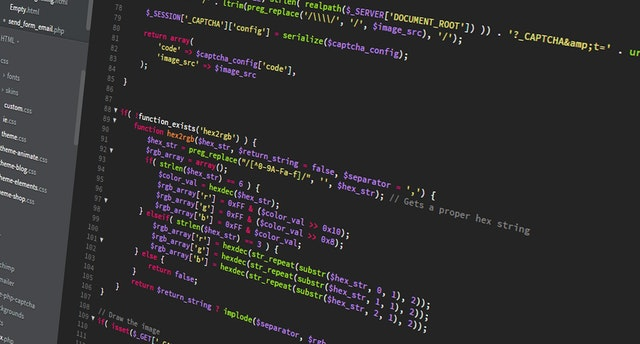
#> input picture img/coding.png, 640 x 344 px
$ jupyter execute 'Lesson 2 - Basic Image Processing.ipynb'   (shell and % lines are left out)
#> lines starting #> are read from the running program, lines starting #| are printed output that depends on the picture; after the words box and inside, x2 and y2 are one past the last pixel; in counts of white or black regions, pixels touching at a corner belong together
[cell 1]
import cv2
import numpy as np
import matplotlib.pyplot as plt

[cell 2]
def show_image(image, cmap = None, fig_size = (10, 10)):
#> called with fig_size = (10, 10)
    fig, ax = plt.subplots(figsize=fig_size)
    ax.imshow(image, cmap = cmap)
    ax.axis('off')
    plt.show()

## 1. Drawing Shapes

[cell 3]
canvas = np.zeros((300, 300, 3), dtype="uint8")
show_image(canvas)

### 1.1 Drawing Lines

[cell 4]
green = (0, 255, 0)
cv2.line(canvas, (0, 0), (300, 300), green, 10)

red = (0, 0, 255)

cv2.line(canvas, (300, 0), (0, 300), red, 3)
show_image(np.flip(canvas, axis=2))

### 1.2 Drawing Rectangles

[cell 5]
cv2.rectangle(canvas, (10, 10), (60, 60), green, 10)
show_image(np.flip(canvas, axis=2))

### 1.3 Drawing Circles

[cell 6]
clone = canvas.copy()
white = (255, 255, 255)
radius = 100
(centerX, centerY) = (canvas.shape[1] // 2, canvas.shape[0] // 2)
#> centerX = 150; centerY = 150
cv2.circle(clone, (centerX, centerY), radius, white, -1)
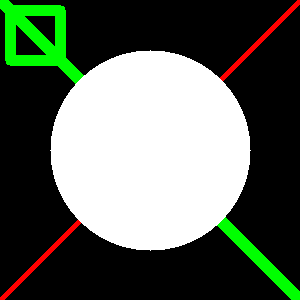
#> clone: shape (300, 300, 3); mean of channels 0, 1, 2 89, 101.6, 92.1; drawn as B, G, R
show_image(clone)

### HOMEWORK: Draw Random shapes

[cell 7]
# TODO: Use a random number generator to draw random number of shapes in various sizes over the canvas
import random

## 2. Masks

### 2.1: Drawing Shape Masks

[cell 8]
image = cv2.imread('../img/coding.png')
#> image is the input picture: shape (344, 640, 3); mean B, G, R 46, 45.3, 46.3
mask = np.zeros(image.shape[:2], dtype="uint8")
cv2.rectangle(mask, (0, 90), (290, 450), 255, -1)
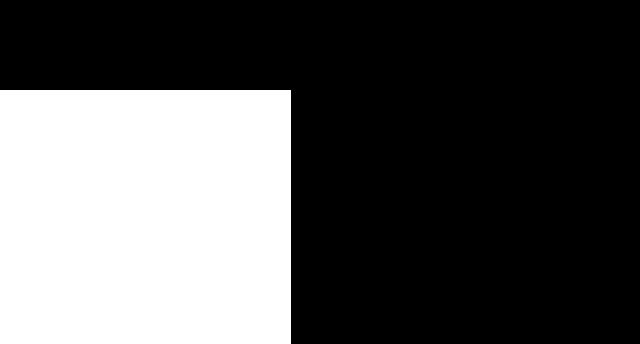
#> mask: shape (344, 640); 33.6% white; 1 white region, box (x1, y1, x2, y2) and area: (0, 90, 291, 344) 73914

masked = cv2.bitwise_and(image, image, mask=mask)
show_image(masked)

### 2.2: Extracting Objects from Images

[cell 9]
mask = np.zeros(image.shape[:2], dtype="uint8")
cv2.circle(mask, (145, 200), 100, 255, -1)
#> mask: shape (344, 640); 14.3% white; 1 white region, box (x1, y1, x2, y2) and area: (45, 100, 246, 301) 31417
masked = cv2.bitwise_and(image, image, mask=mask)
show_image(masked)

### EXERCISE: Crop Out a muffin from this image using a rectangular mask

[cell 10]
image = np.flip(cv2.imread('../img/dog_muffin.jpg'), axis=2)
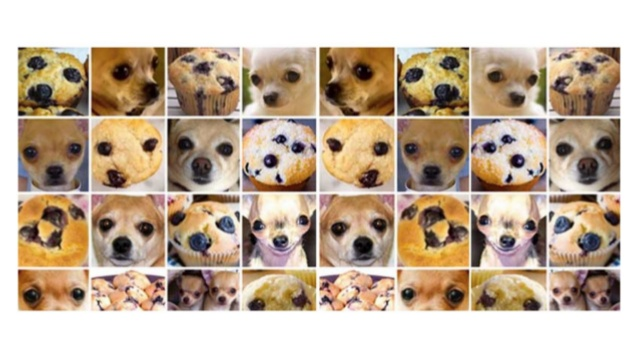
#> input picture img/dog_muffin.jpg, 638 x 359 px
#> image: shape (359, 638, 3)
show_image(image)

[cell 11]
# %load ../solutions/dog_muffin.py
import cv2
import numpy as np
import matplotlib.pyplot as plt

image = np.flip(cv2.imread('../img/dog_muffin.jpg'), axis=2)
mask = np.zeros(image.shape[:2], dtype="uint8")
cv2.rectangle(mask, (90, 120), (160, 190), 255, -1)
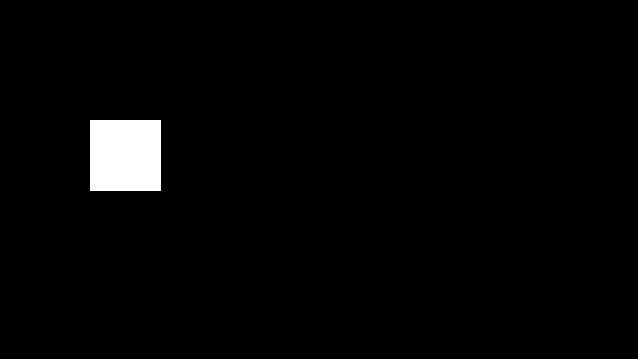
#> mask: shape (359, 638); 2.2% white; 1 white region, box (x1, y1, x2, y2) and area: (90, 120, 161, 191) 5041

masked = cv2.bitwise_and(image, image, mask=mask)
#> masked: shape (359, 638, 3)
plt.figure(figsize=(20, 10))
plt.imshow(masked)
plt.title('Masked Image'), plt.xticks([]), plt.yticks([])

## 3. Geometrical Transformations

### 3.1 Translation

[cell 12]
image = np.flip(cv2.imread('../img/coding.png'), axis =2)
#> image: shape (344, 640, 3)
M = np.float32([[1, 0, 25], [0, 1, 50]])
shifted = cv2.warpAffine(image, M, (image.shape[1], image.shape[0]))

plt.figure(figsize=(20,10))
plt.subplot(1,2,1),plt.imshow(image)
plt.title('Original'), plt.xticks([]), plt.yticks([])
plt.subplot(1,2,2),plt.imshow(shifted)
plt.title('Translated'), plt.xticks([]), plt.yticks([])
plt.show()

### 3.2 Rotation

[cell 13]
image = np.flip(cv2.imread('../img/coding.png'), axis =2)
(h, w) = image.shape[:2]
#> h = 344; w = 640
(cX, cY) = (w / 2, h / 2)
#> cX = 320; cY = 172

M = cv2.getRotationMatrix2D((cX, cY), 45, 1.0)
rotated = cv2.warpAffine(image, M, (w, h))
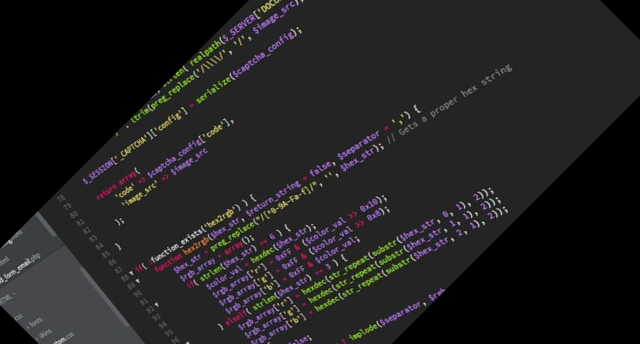
#> rotated: shape (344, 640, 3); mean R, G, B 32.3, 31.4, 32

plt.figure(figsize=(20,10))
plt.subplot(1,2,1),plt.imshow(image)
plt.title('Original'), plt.xticks([]), plt.yticks([])
plt.subplot(1,2,2),plt.imshow(rotated)
plt.title('Rotated by 45 Degrees'), plt.xticks([]), plt.yticks([])
plt.show()

### 3.3 Scaling

[cell 14]
print(cv2.imread('../img/coding.png').shape[:2])
show_image(image)

[cell 15]
image = np.flip(cv2.imread('../img/coding.png'), axis =2)
height, width = image.shape[:2]
#> height = 344; width = 640
resized_width = 1280

# calculating ratio of new image to old image
ratio = resized_width / width
#> ratio = 2
dim = (resized_width, int(height * ratio))
#> dim = (1280, 688)

resized = cv2.resize(image, dim, interpolation=cv2.INTER_AREA)

print(f'Original shape: {image.shape} vs Resized shape {resized.shape}')
#| Original shape: (344, 640, 3) vs Resized shape (688, 1280, 3)
plt.figure(figsize=(20,10))
plt.subplot(1,2,1), plt.imshow(image)
plt.title('Original')
plt.subplot(1,2,2), plt.imshow(resized)
plt.title('Resized')
plt.show()

[cell 16]
image = np.flip(cv2.imread('../img/coding.png'), axis =2)
height, width = image.shape[:2]
resized_height = 688

# calculating ratio of new image to old image
ratio = resized_height / height
dim = (int(width * ratio), resized_height)

resized = cv2.resize(image, dim, interpolation=cv2.INTER_AREA)

print(f'Original shape: {image.shape} vs Resized shape {resized.shape}')
#| Original shape: (344, 640, 3) vs Resized shape (688, 1280, 3)
plt.figure(figsize=(20,10))
plt.subplot(1,2,1), plt.imshow(image)
plt.title('Original')
plt.subplot(1,2,2), plt.imshow(resized)
plt.title('Resized')
plt.show()

[cell 17]
image = np.flip(cv2.imread('../img/coding.png'), axis =2)

# Resizing the image - Note, required dimension tuple can only accept integers (pixel locations)
# Note: Image shape must be reversed as order of width and height is different since we are flipping the image matrix above
resize_times = 0.05
dim = tuple(map(lambda x: int(x * resize_times), reversed(image.shape[:2])))
#> dim = (32, 17)

# construct the list of interpolation methods
methods = [
    ("cv2.INTER_NEAREST", cv2.INTER_NEAREST),
    ("cv2.INTER_LINEAR", cv2.INTER_LINEAR),
    ("cv2.INTER_AREA", cv2.INTER_AREA),
    ("cv2.INTER_CUBIC", cv2.INTER_CUBIC),
    ("cv2.INTER_LANCZOS4", cv2.INTER_LANCZOS4)]

plt.figure(figsize=(20,10))

# loop over the interpolation methods
for i, (name, method) in enumerate(methods):
    # increase the size of the image by 3x using the current interpolation method
    resized = cv2.resize(image, dim, interpolation=method)
    plt.subplot(2,3,i+1),plt.imshow(resized)
    plt.title(f'Method: {name}, resized shape: {dim}')

plt.subplot(2,3,6), plt.imshow(image)
plt.title(f'Original - Shape: {image.shape[:2]}')

plt.show()

### 3.4 Flipping

[cell 18]
image = np.flip(cv2.imread('../img/coding.png'), axis =2)

# flip the image horizontally
hflipped = cv2.flip(image, 1)

# flip the image vertically
vflipped = cv2.flip(image, 0)

# flip the image along both axes
hvflipped = cv2.flip(image, -1)
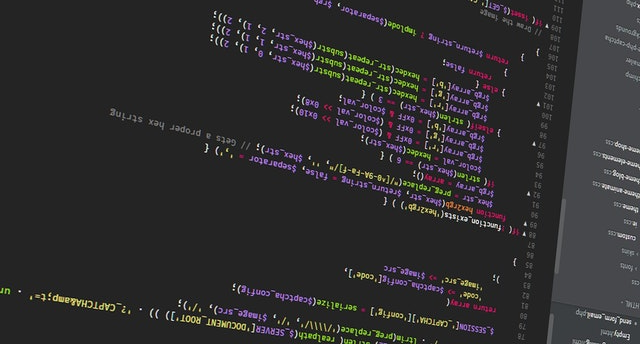
#> hvflipped: shape (344, 640, 3); mean R, G, B 46.3, 45.3, 46

plt.figure(figsize=(20,10))
plt.subplot(2,2,1),plt.imshow(image)
plt.title('Original'), plt.xticks([]), plt.yticks([])
plt.subplot(2,2,2),plt.imshow(hflipped)
plt.title('Flipped Horizontally'), plt.xticks([]), plt.yticks([])
plt.subplot(2,2,3),plt.imshow(vflipped)
plt.title('Flipped Vertically'), plt.xticks([]), plt.yticks([])
plt.subplot(2,2,4),plt.imshow(hvflipped)
plt.title('Flipped Horizontally & Vertically'), plt.xticks([]), plt.yticks([])
plt.show()

### 3.5 Cropping

[cell 19]
image = np.flip(cv2.imread('../img/coding.png'), axis =2)
cropped = image[85:250, 85:220]
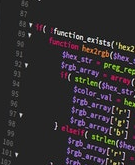
#> cropped: shape (165, 135, 3); mean R, G, B 48.9, 44.8, 47.9

plt.figure(figsize=(20,10))
plt.subplot(2,2,1),plt.imshow(image)
plt.title('Original'), plt.xticks([]), plt.yticks([])
plt.subplot(2,2,2),plt.imshow(cropped)
plt.title('Cropped'), plt.xticks([]), plt.yticks([])
plt.show()

### 3.6 Image Arithmetic

[cell 20]
M = np.ones(image.shape, dtype = "uint8") * 100
added = cv2.add(image, M)
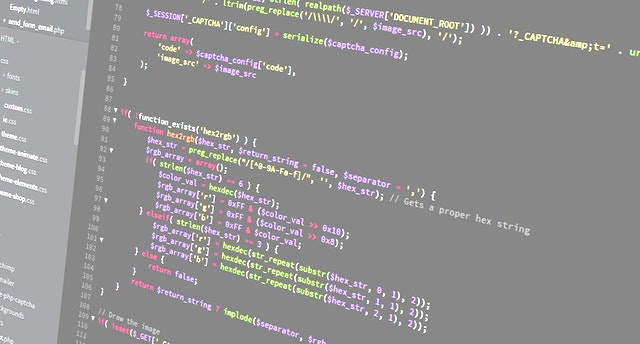
#> added: shape (344, 640, 3); mean R, G, B 146, 145, 145.7
print(f'Original {image[150, 155]}, Added: {added[150, 155]}')
#| Original [136 118 178], Added: [236 218 255]

plt.figure(figsize=(20,10))
plt.subplot(2,2,1),plt.imshow(image)
plt.title('Original'), plt.xticks([]), plt.yticks([])
plt.subplot(2,2,2),plt.imshow(added)
plt.title('Added'), plt.xticks([]), plt.yticks([])
plt.show()

[cell 21]
M = np.ones(image.shape, dtype = "uint8") * 50
subtracted = cv2.subtract(image, M)
print(f'Original {image[10, 10]}, Substracted: {subtracted[10, 10]}')
#| Original [37 38 42], Substracted: [0 0 0]

plt.figure(figsize=(20,10))
plt.subplot(2,2,1),plt.imshow(image)
plt.title('Original'), plt.xticks([]), plt.yticks([])
plt.subplot(2,2,2),plt.imshow(subtracted)
plt.title('Subtracted'), plt.xticks([]), plt.yticks([])
plt.show()

### 3.7 Bitwise Operations

[cell 22]
rectangle = np.zeros((300, 300), dtype = "uint8")
cv2.rectangle(rectangle, (25, 25), (275, 275), 255, -1)
#> rectangle: shape (300, 300); 70% white; 1 black region, box (x1, y1, x2, y2) and area: (0, 0, 300, 300) 26999

circle = np.zeros((300, 300), dtype = "uint8")
cv2.circle(circle, (150, 150), 150, 255, -1)
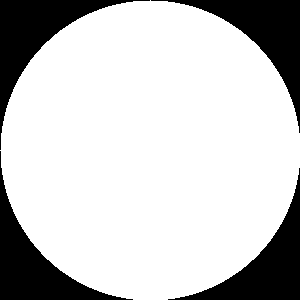
#> circle: shape (300, 300); 78.5% white; 4 black regions, box (x1, y1, x2, y2) and area: (0, 0, 150, 150) 4980, (151, 0, 300, 133) 4830, (0, 151, 133, 300) 4830, (168, 168, 300, 300) 4681

bitwise_and = cv2.bitwise_and(rectangle, circle)

plt.figure(figsize=(20,10))
plt.subplot(1,3,1),plt.imshow(rectangle)
plt.title('Rectangle'), plt.xticks([]), plt.yticks([])
plt.subplot(1,3,2),plt.imshow(circle)
plt.title('Circle'), plt.xticks([]), plt.yticks([])
plt.subplot(1,3,3),plt.imshow(bitwise_and)
plt.title('Bitwise_AND'), plt.xticks([]), plt.yticks([])
plt.show()

[cell 23]
bitwise_or = cv2.bitwise_or(rectangle, circle)

plt.figure(figsize=(20,10))
plt.subplot(1,3,1),plt.imshow(rectangle)
plt.title('Rectangle'), plt.xticks([]), plt.yticks([])
plt.subplot(1,3,2),plt.imshow(circle)
plt.title('Circle'), plt.xticks([]), plt.yticks([])
plt.subplot(1,3,3),plt.imshow(bitwise_or)
plt.title('Bitwise_OR'), plt.xticks([]), plt.yticks([])
plt.show()

[cell 24]
bitwise_xor = cv2.bitwise_xor(rectangle, circle)

plt.figure(figsize=(20,10))
plt.subplot(1,3,1),plt.imshow(rectangle)
plt.title('Rectangle'), plt.xticks([]), plt.yticks([])
plt.subplot(1,3,2),plt.imshow(circle)
plt.title('Circle'), plt.xticks([]), plt.yticks([])
plt.subplot(1,3,3),plt.imshow(bitwise_xor)
plt.title('Bitwise_XOR'), plt.xticks([]), plt.yticks([])
plt.show()

[cell 25]
bitwise_not = cv2.bitwise_not(circle)

plt.figure(figsize=(20,10))
plt.subplot(1,3,1),plt.imshow(rectangle)
plt.title('Rectangle'), plt.xticks([]), plt.yticks([])
plt.subplot(1,3,2),plt.imshow(circle)
plt.title('Circle'), plt.xticks([]), plt.yticks([])
plt.subplot(1,3,3),plt.imshow(bitwise_not)
plt.title('Bitwise_NOT'), plt.xticks([]), plt.yticks([])
plt.show()
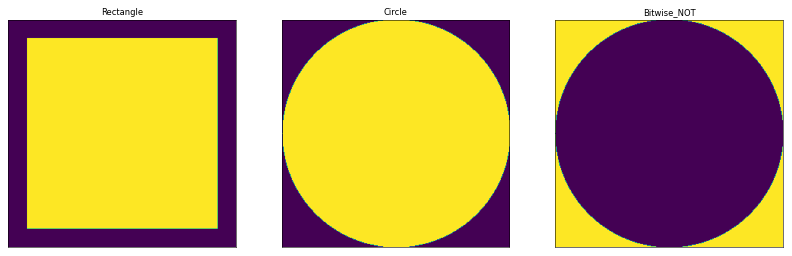
#> figure drawn by matplotlib, 3 panels
